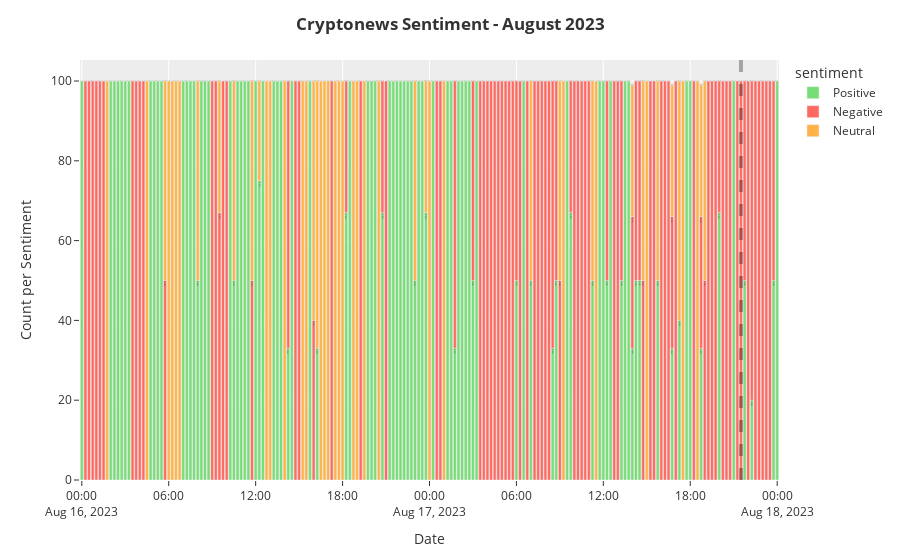

The code cell stored with this chart in its notebook:
### Code cell
sents = all_date_news.groupby('all_utc_datetime')['sentiment'].value_counts(normalize=True).to_frame('count')
sents['count'] = round(sents['count']*100)
sents = sents.reset_index()

fig = px.bar(
    sents, 
    x='all_utc_datetime', 
    y='count', 
    text=[f'{c}%' for c in sents['count']],
    color='sentiment', 
    color_discrete_map={'Positive': '#77dd77',
                        'Negative': '#ff6961',
                        'Neutral': '#ffb347'
                        }
    )

fig.update_layout(
     title="<b>Cryptonews Sentiment - August 2023</b>",
     yaxis_title="Count per Sentiment",
     xaxis_title="Date",
     template="ggplot2"
     )

# fig.update_xaxes(type='category')
fig.add_vline(x='2023-08-17 21:30:00',line_width=4, line_dash="dash", line_color="black")
fig.show()
